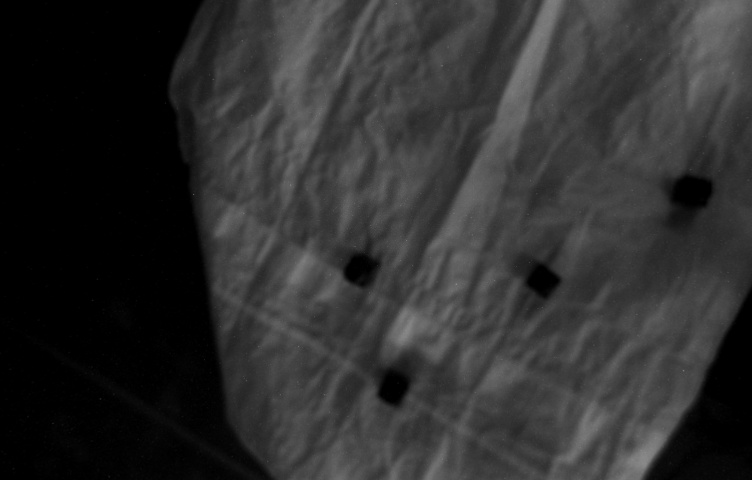
#> input picture Final Project/stuff/hand_image.jpg, 752 x 480 px, found by its file name
$ python hw4_base.py
#> lines starting #> are read from the running program, lines starting #| are printed output that depends on the picture; after the words box and inside, x2 and y2 are one past the last pixel; in counts of white or black regions, pixels touching at a corner belong together
# CSCI 3302: Homework 4 -- Object Detection via background subtraction and color filtering
# Using Color Filtering with Blob Detection to find objects using a webcam
# Please do not collaborate on this assignment -- your code must be your own!

# TODO: INSERT YOUR NAME HERE
LAST_NAME = "Lin"

import pdb
import pickle
import random
import copy
import cv2 # You may have to "pip install opencv-contrib-python" to install this
import numpy as np # You may have to "pip install numpy" to install this

# List of color ranges to look for... but stored in BGR order because that's how OpenCV does it
# Example: color_ranges = [((0,0,100), (0,0,255)), ((0,100,0), (0,255,0))]
#                         Dark Red to Bright Red    Dark Green to Bright Green
color_ranges = []

def add_color_range_to_detect(lower_bound, upper_bound):
  global color_ranges
  color_ranges.append([lower_bound, upper_bound]) # Add color range to global list of color ranges to detect

def check_if_color_in_range(bgr_tuple):
  if bgr_tuple==255:
    in_range = False
    return False
  else:
    in_range = True
    return True

def do_color_filtering(img):
  # Color Filtering
  # Objective: Take an RGB image as input, and create a "mask image" to filter out irrelevant pixels
  # Definition "mask image":
  #    An 'image' (really, a matrix) of 0s and 1s, where 0 indicates that the corresponding pixel in
  #    the RGB image isn't important (i.e., what we consider background) and 1 indicates foreground.
  #
  #    Importantly, we can multiply an image by a mask to 'cancel out' all of the pixels we don't
  #    care about. Once we've done that step, the only non-zero pixels in our image will be foreground
  #
  # Approach:
  # Create a mask image: a matrix of zeros ( using np.zeroes([height width]) ) of the same height and width as the input image.
  # For each pixel in the input image, check if it's within the range of allowable colors for your detector
  #     If it is: set the corresponding entry in your mask to 1
  #     Otherwise: set the corresponding entry in your mask to 0 (or do nothing, since it's initialized to 0)
  # Return the mask image
  img_height = img.shape[0]
  img_width = img.shape[1]

  # Create a matrix of dimensions [height, width] using numpy
  mask = np.zeros([img_height, img_width]) # Index mask as [height, width] (e.g.,: mask[y,x])

  # TODO: Iterate through each pixel (x,y) coordinate of the image,
  #       checking if its color is in a range we've specified using check_if_color_in_range
  # TIP: You'll need to index into 'mask' using [y,x] instead of [x,y] as you may be
  #      more familiar with, due to how thematrices are stored
  for y in range(0,img_height):
    for x in range (0,img_width):
        if(check_if_color_in_range(img[y][x])):
            mask[y][x]=1;
  return mask

def expand(img_mask, cur_coordinate, coordinates_in_blob):
  # Find all of the non-zero pixels connected to a location

  # If value of img_mask at cur_coordinate is 0, or cur_coordinate is out of bounds (either x,y < 0 or x,y >= width or height of img_mask) return and stop expanding

  # Otherwise, add this to our blob:
  # Set img_mask at cur_coordinate to 0 so we don't double-count this coordinate if we expand back onto it in the future
  # Add cur_coordinate to coordinates_in_blob
  # Call expand on all 4 neighboring coordinates of cur_coordinate (above/below, right/left). Make sure you pass in the same img_mask and coordinates_in_blob objects you were passed so the recursive calls all share the same objects

  if cur_coordinate[0] < 0 or cur_coordinate[1] < 0 or cur_coordinate[0] >= img_mask.shape[0] or cur_coordinate[1] >= img_mask.shape[1]:
    return
  if img_mask[cur_coordinate[0], cur_coordinate[1]] == 0.0:
    return

  img_mask[cur_coordinate[0],cur_coordinate[1]] = 0
  coordinates_in_blob.append(cur_coordinate)

  above = [cur_coordinate[0]-1, cur_coordinate[1]]
  below = [cur_coordinate[0]+1, cur_coordinate[1]]
  left = [cur_coordinate[0], cur_coordinate[1]-1]
  right = [cur_coordinate[0], cur_coordinate[1]+1]
  for coord in [above, below, left, right]:
    expand(img_mask, coord, coordinates_in_blob)

def expand_nr(img_mask, cur_coord, coordinates_in_blob):
  # Non-recursive function to find all of the non-zero pixels connected to a location

  # If value of img_mask at cur_coordinate is 0, or cur_coordinate is out of bounds (either x,y < 0 or x,y >= width or height of img_mask) return and stop expanding
  # Otherwise, add this to our blob:
  # Set img_mask at cur_coordinate to 0 so we don't double-count this coordinate if we expand back onto it in the future
  # Add cur_coordinate to coordinates_in_blob
  # Call expand on all 4 neighboring coordinates of cur_coordinate (above/below, right/left). Make sure you pass in the same img_mask and coordinates_in_blob objects you were passed so the recursive calls all share the same objects
  coordinates_in_blob = []
  coordinate_list = [cur_coord] # List of all coordinates to try expanding to
  while len(coordinate_list) > 0:
    cur_coordinate = coordinate_list.pop() # Take the first coordinate in the list and perform 'expand' on it
    if cur_coordinate[0] < 0 or cur_coordinate[1] < 0 or cur_coordinate[0] >= img_mask.shape[0] or cur_coordinate[1] >= img_mask.shape[1]:
      continue
    if img_mask[cur_coordinate[0], cur_coordinate[1]] == 0.0:
      continue
    img_mask[cur_coordinate[0],cur_coordinate[1]] = 0
    coordinates_in_blob.append(cur_coordinate)

    above = [cur_coordinate[0]-1, cur_coordinate[1]]
    below = [cur_coordinate[0]+1, cur_coordinate[1]]
    left = [cur_coordinate[0], cur_coordinate[1]-1]
    right = [cur_coordinate[0], cur_coordinate[1]+1]


    for coord in [above, below, left, right]:
        coordinate_list.append(coord)

    # TODO: Check to make sure cur_coordinate is in bounds, otherwise 'continue'
    # TODO: Check to see if the value is 0, if so, 'continue'

    # TODO: Set image mask at this coordinate to 0
    # TODO: Add this coordinate to 'coordinates_in_blob'

    # TODO: Add all neighboring coordinates (above, below, left, right) to coordinate_list to expand to them

  return coordinates_in_blob

def get_blobs(img_mask):
  # Blob detection
  # Objective: Take a mask image as input, group each blob of non-zero pixels as a detected object,
  #            and return a list of lists containing the coordinates of each pixel belonging to each blob.
  # Recommended Approach:
  # Create a copy of the mask image so you can edit it during blob detection
  # Create an empty blobs_list to hold the coordinates of each blob's pixels
  # Iterate through each coordinate in the mask:
  #   If you find an entry that has a non-zero value:
  #     Create an empty list to store the pixel coordinates of the blob
  #     Call the recursive "expand" function on that position, recording coordinates of non-zero pixels connected to it
  #     Add the list of coordinates to your blobs_list variable
  # Return blobs_list

  img_mask_height = img_mask.shape[0]
  img_mask_width = img_mask.shape[1]
  mask_dup = copy.copy(img_mask)
  # TODO: Copy image mask into local variable using copy.copy
  blobs_list = [] # List of all blobs, each element being a list of coordinates belonging to each blob
  for y in range (0,img_mask_height):
      for x in range (0,img_mask_width):
          if (mask_dup[y][x]):
                blobs = expand_nr(mask_dup, [y,x], [])
                blobs_list.append(blobs)
  # TODO: Iterate through all 'y' coordinates in img_mask
  #   TODO: Iterate through all 'x' coordinates in img_mask
  #     TODO: If mask value at [y,x] is 1, call expand_nr on copy of image mask and coordinate (y,x), giving a third argument of an empty list to populate with blob_coords.
  #     TODO: Add blob_coords to blobs_list


  return blobs_list

def get_blob_centroids(blobs_list):
  # Coordinate retrieval
  # Objective: Take a list of blobs' coordinate lists and return the coordinates of each blob's center.
  # Approach:
  #     Create an object_positions_list
  #     For each list in the blobs_list:
  #     Find the centroid of all coordinates in the coordinates list (hint: np.mean(my_list_var,axis=0) will take the mean)
  #     Add that centroid (x,y) tuple to object_positions_list
  # Return object_positions_list

  object_positions_list = []
  for i in blobs_list:
      centroid = np.mean(i,axis=0)
      object_positions_list.append(centroid)
  # TODO: Implement blob centroid calculation

  return object_positions_list

def main():
  global img_height, img_width
  # Read in image using the imread function
  img = cv2.imread("/Users/jotkaur/Desktop/intro-to-robotics-CU/Final Project/stuff/hand_image.jpg", cv2.IMREAD_GRAYSCALE)
#> img is the input picture: shape (480, 752); min 0, max 138, mean 46.2
  thresh = 40
  img = cv2.blur(img, (15, 15))
  img = cv2.threshold(img, thresh, 600, cv2.THRESH_BINARY)[1]
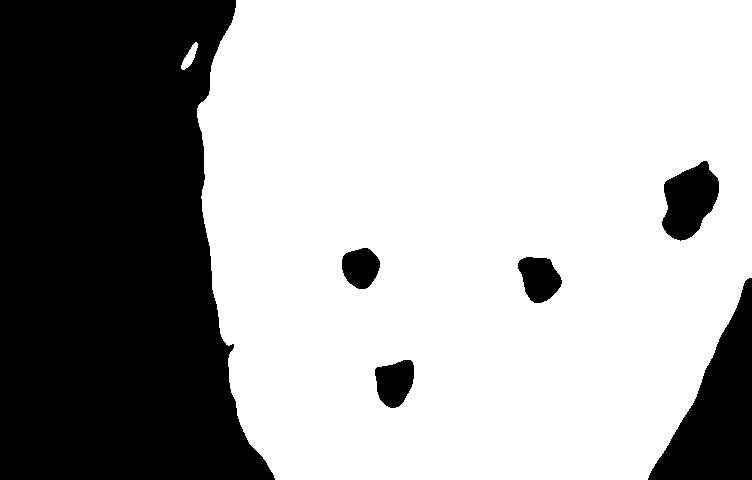
#> img: shape (480, 752); 66% white; 6 black regions, box (x1, y1, x2, y2) and area: (0, 0, 275, 480) 105456, (648, 278, 752, 480) 10292, (662, 161, 719, 241) 3043, (518, 257, 562, 303) 1438, (375, 360, 414, 408) 1396, (342, 248, 380, 289) 1177
  # add_color_range_to_detect([0,0,200], [0,0,255]) # Detect red
  # add_color_range_to_detect([0,200,0], [0,255,0]) # Detect green
  # add_color_range_to_detect([200,0,0], [255,0,0]) # Detect blue

  ########## PART 1 ############
  # Create img_mask of all foreground pixels, where foreground is defined as passing the color filter
  img_mask = do_color_filtering(img)

  ########## PART 2 ############
  # Find all the blobs in the img_mask
  blobs = get_blobs(img_mask)
#> after the loop in get_blobs, `for y in range (0,img_mask_height):`: mask_dup: shape (480, 752) float64; every value is 0

  ########## PART 3 ############
  # Get the centroids of the img_mask blobs
  object_positions_list = get_blob_centroids(blobs)
#> the loop in get_blob_centroids, `for i in blobs_list:` made 6 passes

  ########## PART 4 (Brad's Homework) ############
  # Display images and blob annotations
  img_markup = img.copy()
  for obj_pos in object_positions_list:
    obj_pos_vector = np.array(obj_pos).astype(np.int32) # In case your object positions weren't numpy arrays
    img_markup = cv2.circle(img_markup,(obj_pos_vector[1], obj_pos_vector[0]),5,(100,0,100),10)
    print("Object pos: " + str(obj_pos_vector))
#> this loop made 6 passes
#> obj_pos on passes 1 to 6: [246.9, 110.2], [200.4, 689.1], [267.3, 360.3], [278.2, 539], [411.4, 717.9], [382.2, 394.3]
#| Object pos: [246 110]
#| Object pos: [200 689]
#| Object pos: [267 360]
#| Object pos: [278 539]
#| Object pos: [411 717]
#| Object pos: [382 394]
#> pass 1, in main, `img_markup = cv2.circle(img_markup,(obj_pos_vector[1], obj_pos_vector[..`:
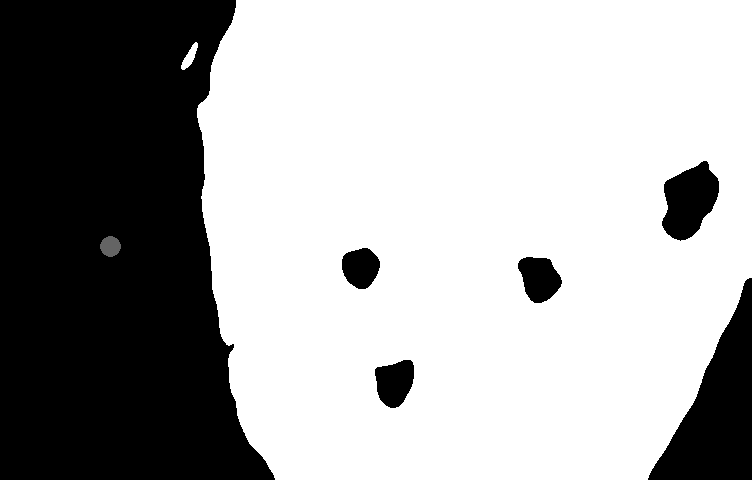
#> img_markup: shape (480, 752); 0.09% of pixels changed, all inside (x1, y1, x2, y2) = (100, 236, 121, 257)
#> pass 2, in main, `img_markup = cv2.circle(img_markup,(obj_pos_vector[1], obj_pos_vector[..`:
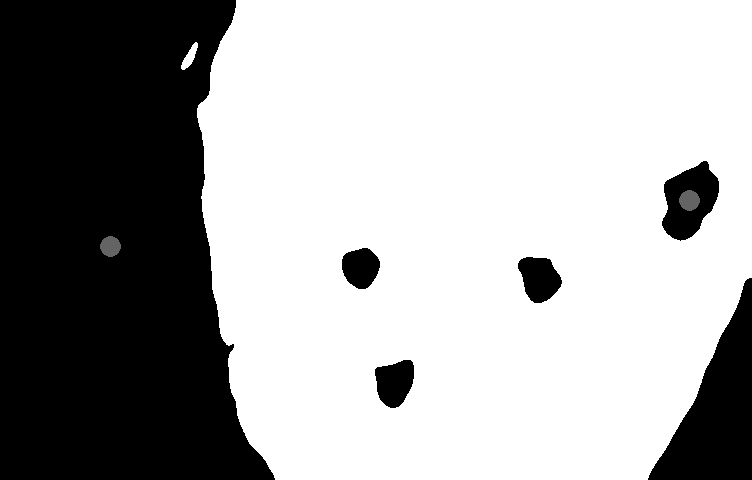
#> img_markup: shape (480, 752); 0.09% of pixels changed, all inside (x1, y1, x2, y2) = (679, 190, 700, 211)
#> pass 3, in main, `img_markup = cv2.circle(img_markup,(obj_pos_vector[1], obj_pos_vector[..`:
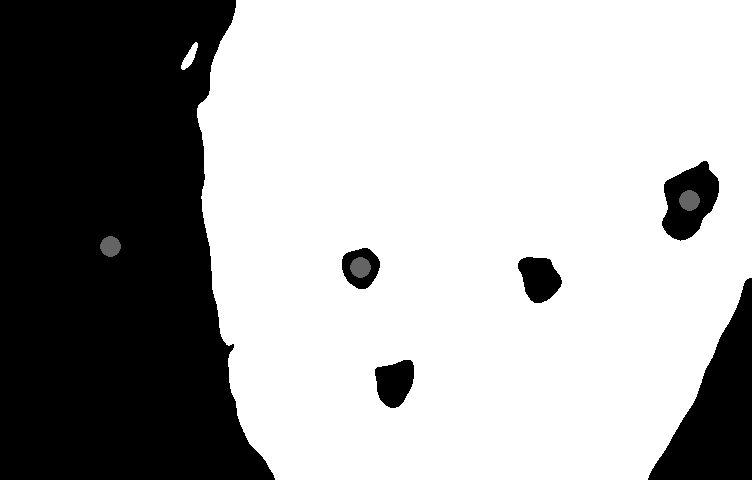
#> img_markup: shape (480, 752); 0.09% of pixels changed, all inside (x1, y1, x2, y2) = (350, 257, 371, 278)
#> after the loop:
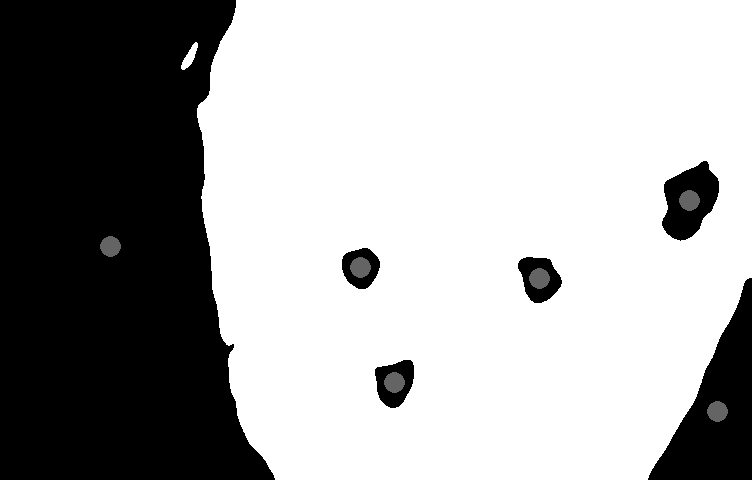
#> img_markup: shape (480, 752); 0.28% of pixels changed, all inside (x1, y1, x2, y2) = (384, 268, 728, 422)

  # Display the original image, the mask, and the original image with object centers drawn on it
  # Objective: Show that your algorithm works by displaying the results!
  #
  # Approach:
  # Use the OpenCV imshow() function to display the results of your object detector
  # Create a window for each image
  cv2.imshow('orig', img)
  cv2.imshow('mask', img_mask)
  cv2.imshow('located', img_markup)
  cv2.waitKey(-1)  # Wait until a key is pressed to exit the program
  cv2.destroyAllWindows() # Close all the windows

if __name__ == '__main__':
  main()
